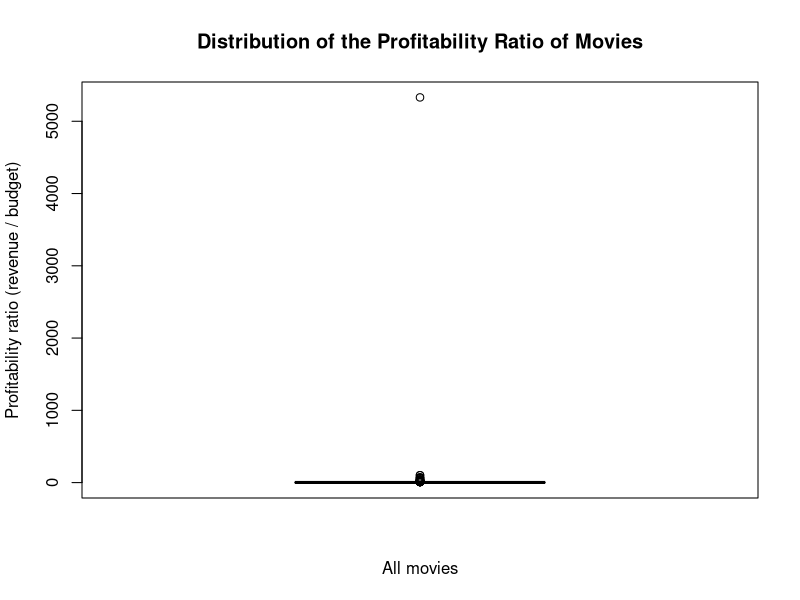
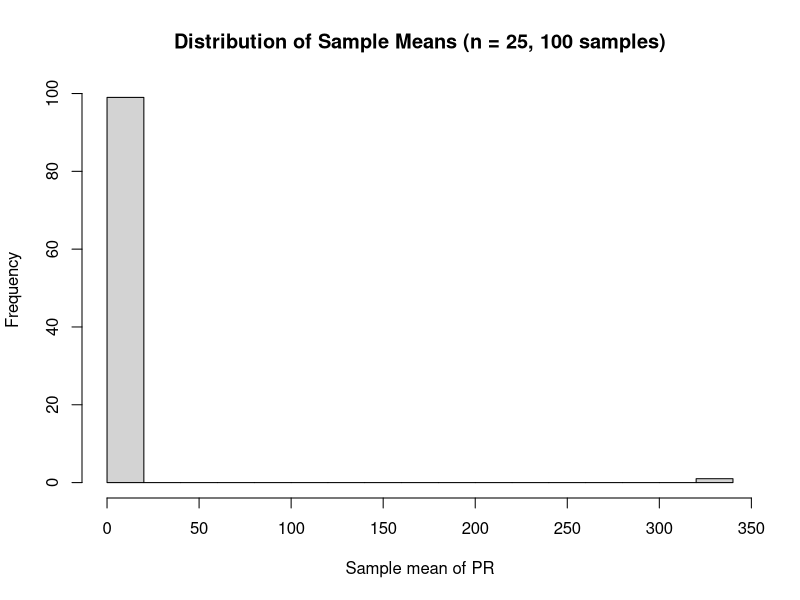
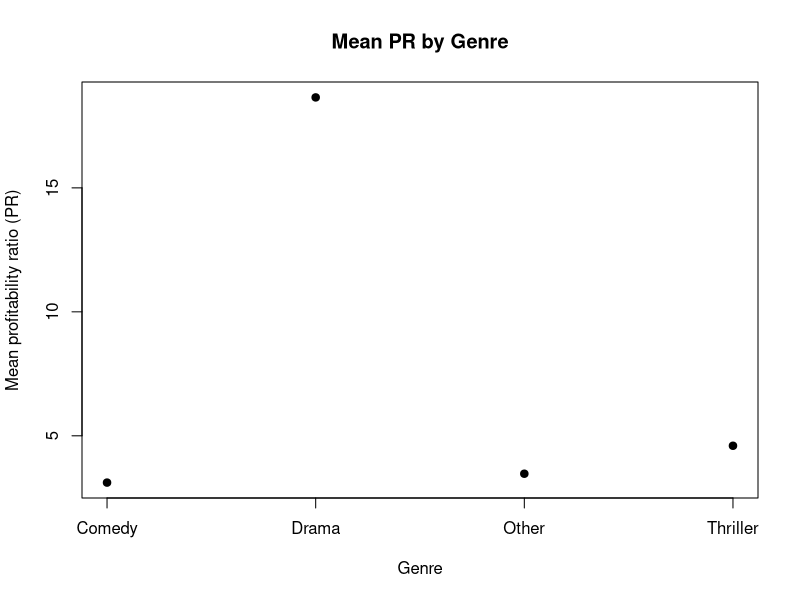
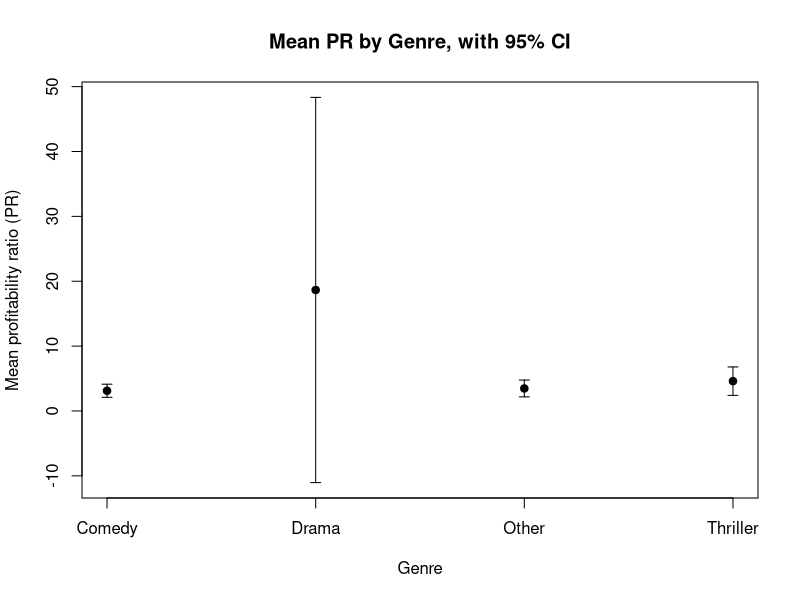
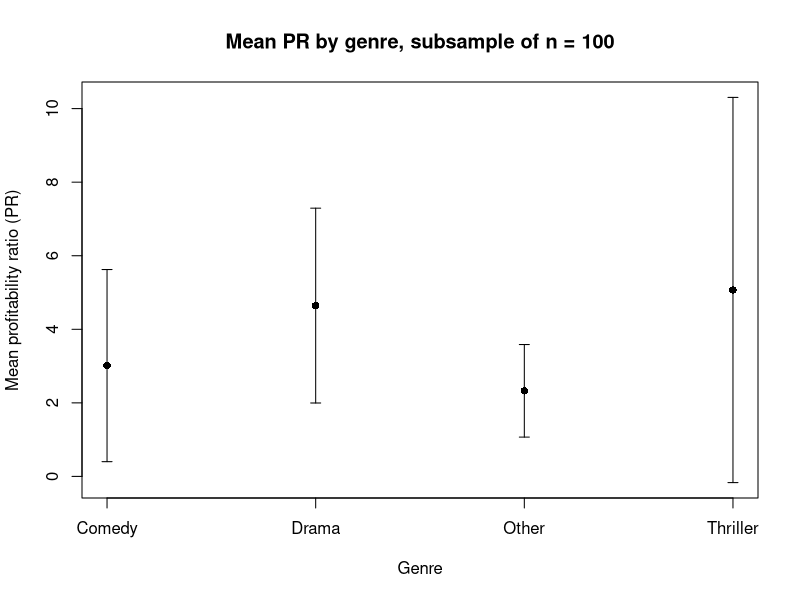
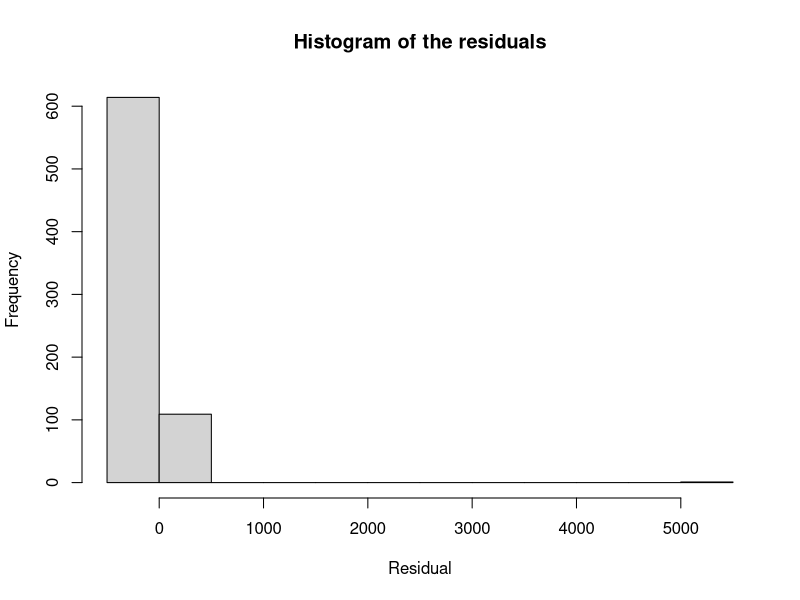
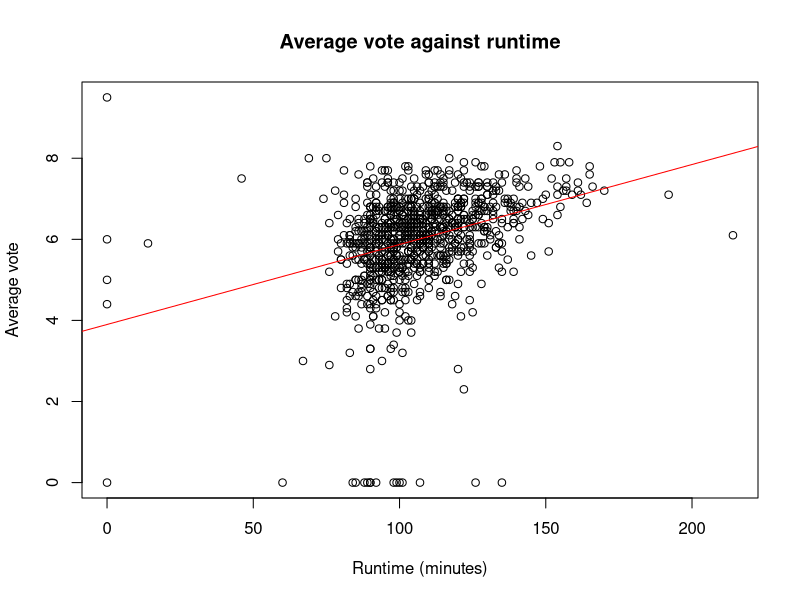
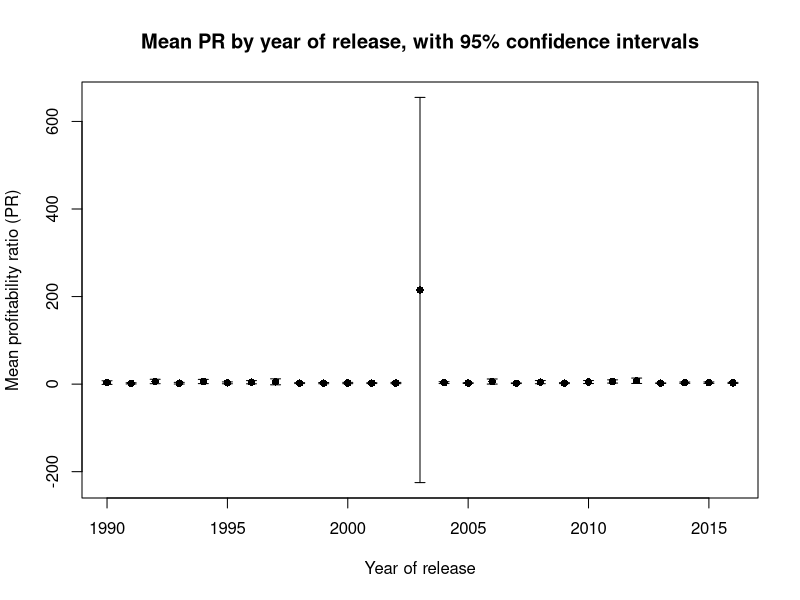

These figures' R source, in order:
## ---- chunk 1
knitr::opts_chunk$set(echo = TRUE)
## ---- chunk 2
movies <- read.delim("movies5.csv")   
dim(movies)                           # 909 observations, 19 variables
length(unique(movies$index))          # 909 distinct movies = subjects
## ---- chunk 3
sapply(movies, class)
str(movies$genre)
## ---- chunk 4
movies$PR <- movies$revenue / movies$budget
mean(movies$PR, na.rm = TRUE)    # Inf
median(movies$PR, na.rm = TRUE)  # 1.85
max(movies$PR, na.rm = TRUE)     # Inf
min(movies$PR, na.rm = TRUE)     # 0

## ---- chunk 5

sum(movies$budget == 0 & movies$revenue > 0)

## ---- chunk 6

sum(movies$budget == 0 & movies$revenue == 0)   # the amount of movies which get NA
## ---- chunk 7
movies$PR[is.infinite(movies$PR)] <- NA
mean(movies$PR, na.rm = TRUE)     # 10.96897
median(movies$PR, na.rm = TRUE)   # 1.750424
max(movies$PR, na.rm = TRUE)      # 5330.339
min(movies$PR, na.rm = TRUE)      # 0


## ---- chunk 8

mean(movies$PR >= 1, na.rm = TRUE)   # 0.6395
sum(movies$PR >= 1, na.rm = TRUE)    # 463

## ---- chunk 9
boxplot(movies$PR,
        main = "Distribution of the Profitability Ratio of Movies",
        xlab = "All movies",
        ylab = "Profitability ratio (revenue / budget)")
summary(movies$PR)


## ---- chunk 10
table(movies$director_gender, useNA = "ifany")
mean(movies$director_gender == "male", na.rm = TRUE)     # 0.9049
mean(movies$director_gender == "female", na.rm = TRUE)   # 0.0951

## ---- chunk 11
pnorm(120, mean = 107, sd = 22) - pnorm(90, mean = 107, sd = 22)

## ---- chunk 12
mean(movies$runtime >= 90 & movies$runtime <= 120) 
sd(movies$runtime)

## ---- chunk 13
notmale <- movies[movies$director_gender == "female" & !is.na(movies$director_gender), ]
p_d <- mean(notmale$runtime >= 120, na.rm = TRUE)
p_d

## ---- chunk 14
mean(movies$PR, na.rm = TRUE)

## ---- chunk 15
set.seed(123)
movies_sample <- movies[sample(nrow(movies), 25), ]
mean(movies_sample$PR, na.rm = TRUE)

## ---- chunk 16
set.seed(123)
sample_means <- numeric(100)
for (i in 1:100) {
  s <- movies[sample(nrow(movies), 25), ]
  sample_means[i] <- mean(s$PR, na.rm = TRUE)
}
sample_means

## ---- chunk 17
summary(sample_means)
sd(sample_means)
hist(sample_means,
     main = "Distribution of Sample Means (n = 25, 100 samples)",
     xlab = "Sample mean of PR",
     breaks = 20)

## ---- chunk 18
thriller <- movies [movies$genre == "Thriller" & !is.na(movies$genre), ]
t.test(thriller$vote_average, conf.level = 0.99)


## ---- chunk 19

t.test(thriller$vote_average, mu = 6.5, alternative = "less")
qt(0.05, df = 126)   # critical value, -1.657

## ---- chunk 20
table(movies$first_actor_gender)


## ---- chunk 21
prop.test(649, 872, p=0.5) 


## ---- chunk 22
var(movies$PR[movies$first_actor_gender == "male"], na.rm = TRUE)
var(movies$PR[movies$first_actor_gender == "female"], na.rm = TRUE)

## ---- chunk 23
s2_f <- var(movies$PR[movies$first_actor_gender == "female"], na.rm = TRUE)
n_f  <- sum(!is.na(movies$PR[movies$first_actor_gender == "female"]))
chi  <- (n_f - 1) * s2_f / 69.36
chi                                   
qchisq(c(0.025, 0.975), df = n_f - 1)      
2 * (1 - pchisq(chi, df = n_f - 1)) 


## ---- chunk 24
top3 <- names(sort(table(movies$genre), decreasing = TRUE))[1:3]
movies$genre2 <- ifelse(movies$genre %in% top3, movies$genre, "Other")
table(movies$genre2)
## ---- chunk 25
means <- aggregate(PR ~ genre2, data = movies, FUN = mean, na.rm = TRUE)
means

plot(1:nrow(means), means$PR, xaxt = "n",
     xlab = "Genre", ylab = "Mean profitability ratio (PR)",
     main = "Mean PR by Genre",
     pch = 19)
axis(1, at = 1:nrow(means), labels = means$genre2)
## ---- chunk 26
genres <- sort(unique(movies$genre2))
means <- tapply(movies$PR, movies$genre2, mean, na.rm = TRUE)

ci <- sapply(genres, function(g) {
  x <- movies$PR[movies$genre2 == g]
  x <- x[!is.na(x)]
  qt(0.975, length(x) - 1) * sd(x) / sqrt(length(x))
})

plot(1:4, means, xaxt = "n", pch = 19,
     ylim = c(min(means - ci), max(means + ci)),
     xlab = "Genre", ylab = "Mean profitability ratio (PR)",
     main = "Mean PR by Genre, with 95% CI")
axis(1, at = 1:4, labels = genres)
arrows(1:4, means - ci, 1:4, means + ci, angle = 90, code = 3, length = 0.05)
## ---- chunk 27
set.seed(1)
movies_sub100 <- movies[sample(nrow(movies), 100), ]

genres_sub <- sort(unique(movies_sub100$genre2))
means_sub <- tapply(movies_sub100$PR, movies_sub100$genre2, mean, na.rm = TRUE)

ci_sub <- sapply(genres_sub, function(g) {
  x <- movies_sub100$PR[movies_sub100$genre2 == g]
  x <- x[!is.na(x)]
  qt(0.975, length(x) - 1) * sd(x) / sqrt(length(x))
})

plot(1:length(genres_sub), means_sub, xaxt = "n", pch = 16,
     ylim = c(min(means_sub - ci_sub), max(means_sub + ci_sub)),
     main = "Mean PR by genre, subsample of n = 100",
     xlab = "Genre",
     ylab = "Mean profitability ratio (PR)")

axis(1, at = 1:length(genres_sub), labels = genres_sub)
arrows(1:length(genres_sub), means_sub - ci_sub,
       1:length(genres_sub), means_sub + ci_sub,
       angle = 90, code = 3, length = 0.05)

means_sub
ci_sub
## ---- chunk 28
model <- lm(PR ~ budget, data = movies)
summary(model)

## ---- chunk 29
coef(model)
coef(model)[2] * 1000000   # effect of a 1 million increase in budget

## ---- chunk 30
summary(model)$coefficients 

## ---- chunk 31
# no code needed for this step

## ---- chunk 32
hist(resid(model),
     main = "Histogram of the residuals",
     xlab = "Residual",
     ylab = "Frequency")

## ---- chunk 33
h <- hatvalues(model)
crit <- 2 * 2 / length(h)   # 2(k+1)/n with k = 1
crit
sum(h > crit)
max(h)

## ---- chunk 34
movies_sub <- movies[!is.na(movies$PR) & !is.na(movies$budget), ]
movies_sub <- movies_sub[hatvalues(model) <= crit, ]

model2 <- lm(PR ~ budget, data = movies_sub)
summary(model2)

## ---- chunk 35
model3 <- lm(vote_average ~ runtime, data = movies)

plot(movies$runtime, movies$vote_average,
     main = "Average vote against runtime",
     xlab = "Runtime (minutes)",
     ylab = "Average vote")
abline(model3, col = "red")

summary(model3)

## ---- chunk 36
movies$pred_vote <- predict(model3, newdata = movies)
movies$res_vote  <- movies$vote_average - movies$pred_vote

head(movies[order(-movies$res_vote), c("title", "runtime", "vote_average", "pred_vote", "res_vote")], 5)

## ---- chunk 37
years <- sort(unique(movies$release_year))

means_yr <- tapply(movies$PR, movies$release_year, mean, na.rm = TRUE)

ci_yr <- sapply(years, function(y) {
  x <- movies$PR[movies$release_year == y]
  x <- x[!is.na(x)]
  qt(0.975, length(x) - 1) * sd(x) / sqrt(length(x))
})

plot(years, means_yr, pch = 16,
     ylim = c(min(means_yr - ci_yr), max(means_yr + ci_yr)),
     main = "Mean PR by year of release, with 95% confidence intervals",
     xlab = "Year of release",
     ylab = "Mean profitability ratio (PR)")
arrows(years, means_yr - ci_yr, years, means_yr + ci_yr,
       angle = 90, code = 3, length = 0.05)

## ---- chunk 38
model_b <- lm(PR ~ log(budget) + genre2 + release_year, data = movies)
summary(model_b)

## ---- chunk 39
movies_rev <- movies[movies$budget > 0 & movies$revenue > 0, ]

model_c <- lm(revenue ~ budget + runtime + genre2 + release_year + release_month,
              data = movies_rev)
summary(model_c)

new_movie <- data.frame(budget = 40000000, runtime = 160, genre2 = "Comedy",
                        release_year = 2026, release_month = 5)

predict(model_c, newdata = new_movie, interval = "prediction", level = 0.95)

## ---- chunk 40
par(mfrow = c(1, 2))

plot(movies_rev$budget, resid(model_c),
     main = "Residuals against budget",
     xlab = "Budget", ylab = "Residual")
abline(h = 0, col = "red")

plot(movies_rev$runtime, resid(model_c),
     main = "Residuals against runtime",
     xlab = "Runtime (minutes)", ylab = "Residual")
abline(h = 0, col = "red")

par(mfrow = c(1, 1))

## ---- chunk 41
movies$english <- ifelse(movies$original_language == "en", 1, 0)
table(movies$english)

model_e <- lm(PR ~ english + log(budget) + genre2 + release_year, data = movies)
summary(model_e)
